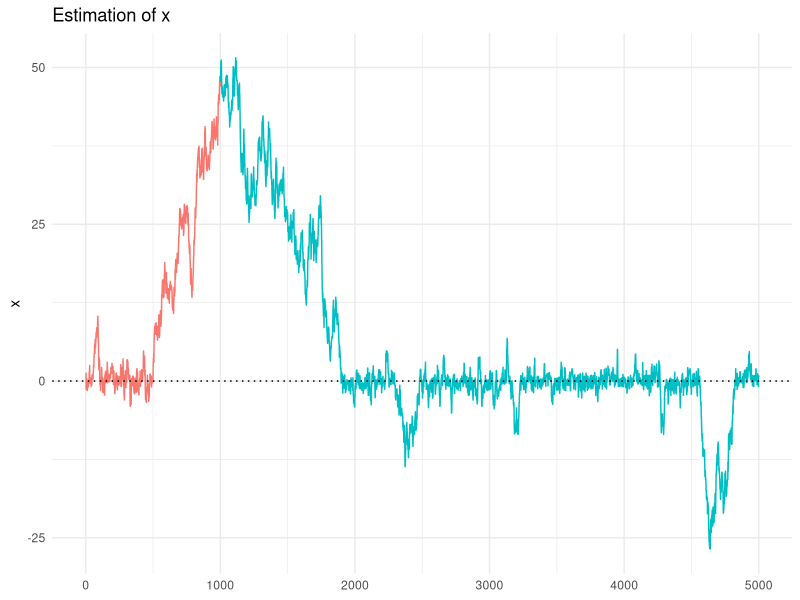
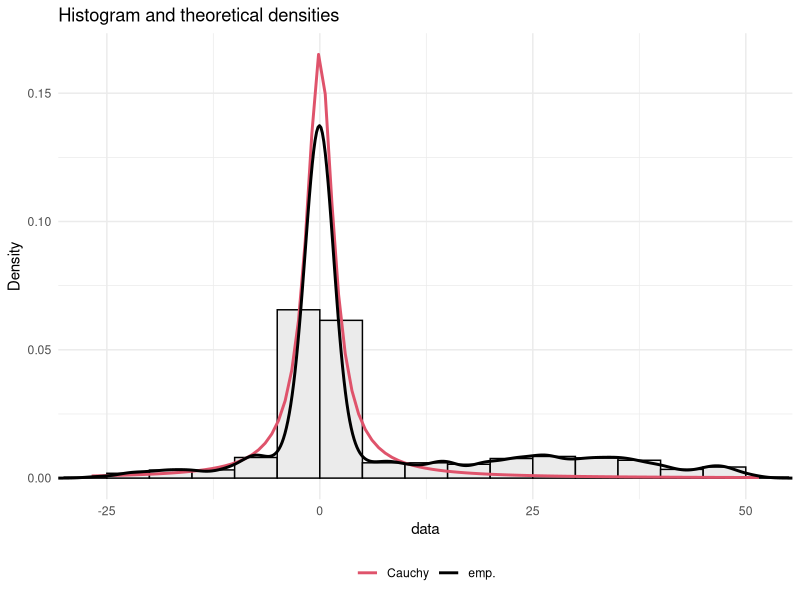

R code for these plots, in order:
# cauchy normal
cauchy <- function(x) {
  return(1 / (pi * (1 + x^2)))
}

M <- 5000
u <- runif(M)

# get x0
x <- rchisq(1, df = 1)

# sample x values
for (i in 2:M) {
  # at t+1, get xt
  xt <- x[length(x)]
  # get y from normal distribution since cauchy is symmetrical
  y <- rnorm(1, mean = xt)
  # get ratio
  r <- (cauchy(y) * dnorm(xt, mean = y)) / (cauchy(xt) * dnorm(y, mean = xt))
  # append xt or y
  x <- c(x, ifelse(u[i] <=r, y, xt))
}

# plot estimates
x_trace <- data.frame(m = 1:M, x = x, b = c(rep('BurnIn', 1000), rep('Keep', 4000)))
library(ggplot2)
ggplot(x_trace, aes(x = m, y = x, col = b)) +
  geom_line(aes(col = b), show.legend = FALSE) +
  geom_hline(yintercept = 0, lty = 3) +
  labs(title = 'Estimation of x', x = NULL) +
  theme_minimal()

# plot histogram vs. density
library(fitdistrplus)
denscomp(fitdist(x, 'cauchy'), plotstyle = 'ggplot', legendtext = 'Cauchy',
         demp = TRUE, dempcol = 'black', fitlty = 1) +
  theme_minimal() + theme(legend.position = 'bottom')
